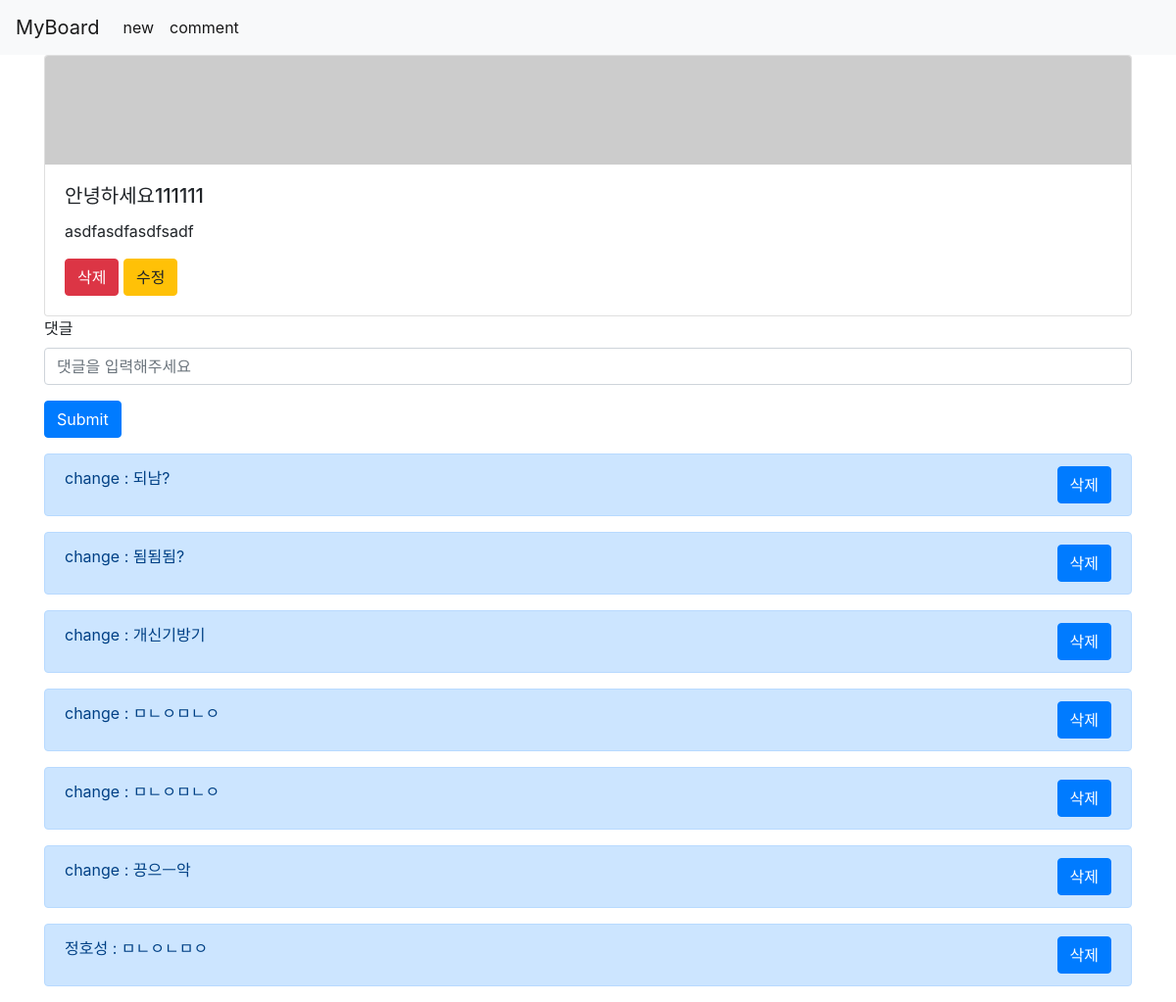
The page /articles/5/ on the database its author committed.
### articles/models.py (models this page shows)
class Article(models.Model):
    title = models.CharField(max_length=100)
    content = models.TextField()
    user = models.ForeignKey(settings.AUTH_USER_MODEL, on_delete=models.CASCADE)    #Foreingnkey = 1:N 의 관계를 맺게 해줌(인자로 1의 관계를 넣어줌)

class Comment(models.Model):
    content = models.TextField()
    article = models.ForeignKey(Article, on_delete=models.CASCADE)  # CASCADE = 폭포(1 : N의 관계에서 위의 1인 게시물이 삭제되면 같이 삭제)
    user = models.ForeignKey(settings.AUTH_USER_MODEL, on_delete=models.CASCADE)

### articles/views.py (the view)
# urls.py: path('<int:article_id>/', views.detail, name="detail"),
def detail(request, article_id):
    article = Article.objects.get(id=article_id)
    context = {
        'article':article
    }
    return render(request, 'articles/detail.html', context)

### articles/templates/articles/detail.html (shortened to what this page needs)
{% extends 'articles/base.html' %}
{% block body %}
<div class="card">
    <img src="https://picsum.photos/id/{{article.id}}/1000/100" class="card-img-top" alt="...">
        <div class="card-body">
            <h5 class="card-title">{{article.title}}</h5>
            <p class="card-text">{{article.content}}</p>
            <a class="btn btn-danger" href="{% url 'articles:delete' article.id %}">삭제</a>
            <a class="btn btn-warning" href="{% url 'articles:update' article.id %}">수정</a>
    </div>
</div>
<form action="{% url 'articles:comment_create' article.id %}" method="post">
  <div class="form-group">
    <label for="comment">댓글</label>
    <input type="text" class="form-control" id="comment" placeholder="댓글을 입력해주세요" name="content">
  </div>
  <button type="submit" class="btn btn-primary">Submit</button>
</form>
<div class="my-3">
{% for comment in article.comment_set.all %}
    <div class="alert alert-primary d-flex justify-content-between" role="alert">
        {{ comment.user }} : {{ comment.content }}
        <a class="btn btn-primary" href="{% url 'articles:comment_delete' article.id comment.id %}" role="button">삭제</a>
    </div>
    {% endfor %}
</div>
{% endblock %}

### articles/templates/articles/base.html (shortened to what this page needs)
<!DOCTYPE html>
<html lang="en">
<head>
    <link rel="stylesheet" href="https://stackpath.bootstrapcdn.com/bootstrap/4.3.1/css/bootstrap.min.css">
</head>
<body>
    <nav class="navbar navbar-expand-lg navbar-light bg-light">
      <a class="navbar-brand" href="{% url 'articles:index' %}">MyBoard</a>
      <div class="collapse navbar-collapse" id="navbarNavAltMarkup">
        <div class="navbar-nav">
          <a class="nav-item nav-link active" href="{% url 'articles:create' %}">new<span class="sr-only">(current)</span></a>
          <a class="nav-item nav-link active" href="{% url 'articles:comment_all' %}">comment<span class="sr-only">(current)</span></a>
        </div>
      </div>
    </nav>
    <div class="container">
    {% block body %}
    {% endblock %}
    </div>
</body>
</html>

### rows shown on the page
Article: title "안녕하세요111111", content "asdfasdfasdfsadf"
Comment: user "change", content "되남?"
Comment: user "change", content "됨됨됨?"
Comment: user "change", content "개신기방기"
Comment: user "change", content "ㅁㄴㅇㅁㄴㅇ"
Comment: user "change", content "ㅁㄴㅇㅁㄴㅇ"
Comment: user "change", content "끙으ㅡ악"
Comment: user "정호성", content "ㅁㄴㅇㄴㅁㅇ"
